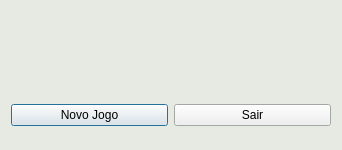
<?xml version="1.0" encoding="UTF-8"?>
<ui version="4.0">
 <class>checkmate</class>
 <widget class="QDialog" name="checkmate">
  <property name="geometry">
   <rect>
    <x>0</x>
    <y>0</y>
    <width>342</width>
    <height>150</height>
   </rect>
  </property>
  <property name="minimumSize">
   <size>
    <width>281</width>
    <height>150</height>
   </size>
  </property>
  <property name="palette">
   <palette>
    <active>
     <colorrole role="Base">
      <brush brushstyle="SolidPattern">
       <color alpha="255">
        <red>255</red>
        <green>255</green>
        <blue>255</blue>
       </color>
      </brush>
     </colorrole>
     <colorrole role="Window">
      <brush brushstyle="SolidPattern">
       <color alpha="255">
        <red>231</red>
        <green>234</green>
        <blue>227</blue>
       </color>
      </brush>
     </colorrole>
    </active>
    <inactive>
     <colorrole role="Base">
      <brush brushstyle="SolidPattern">
       <color alpha="255">
        <red>255</red>
        <green>255</green>
        <blue>255</blue>
       </color>
      </brush>
     </colorrole>
     <colorrole role="Window">
      <brush brushstyle="SolidPattern">
       <color alpha="255">
        <red>231</red>
        <green>234</green>
        <blue>227</blue>
       </color>
      </brush>
     </colorrole>
    </inactive>
    <disabled>
     <colorrole role="Base">
      <brush brushstyle="SolidPattern">
       <color alpha="255">
        <red>231</red>
        <green>234</green>
        <blue>227</blue>
       </color>
      </brush>
     </colorrole>
     <colorrole role="Window">
      <brush brushstyle="SolidPattern">
       <color alpha="255">
        <red>231</red>
        <green>234</green>
        <blue>227</blue>
       </color>
      </brush>
     </colorrole>
    </disabled>
   </palette>
  </property>
  <property name="contextMenuPolicy">
   <enum>Qt::DefaultContextMenu</enum>
  </property>
  <property name="windowTitle">
   <string/>
  </property>
  <property name="windowOpacity">
   <double>1.000000000000000</double>
  </property>
  <property name="toolTipDuration">
   <number>-1</number>
  </property>
  <layout class="QVBoxLayout" name="verticalLayout_2">
   <item>
    <widget class="QLabel" name="label">
     <property name="maximumSize">
      <size>
       <width>324</width>
       <height>63</height>
      </size>
     </property>
     <property name="text">
      <string/>
     </property>
    </widget>
   </item>
   <item>
    <layout class="QVBoxLayout" name="verticalLayout">
     <item>
      <layout class="QHBoxLayout" name="horizontalLayout">
       <item>
        <widget class="QPushButton" name="Novojogo">
         <property name="text">
          <string>Novo Jogo</string>
         </property>
        </widget>
       </item>
       <item>
        <widget class="QPushButton" name="Sair">
         <property name="text">
          <string>Sair</string>
         </property>
        </widget>
       </item>
      </layout>
     </item>
    </layout>
   </item>
  </layout>
 </widget>
 <resources/>
 <connections/>
</ui>
